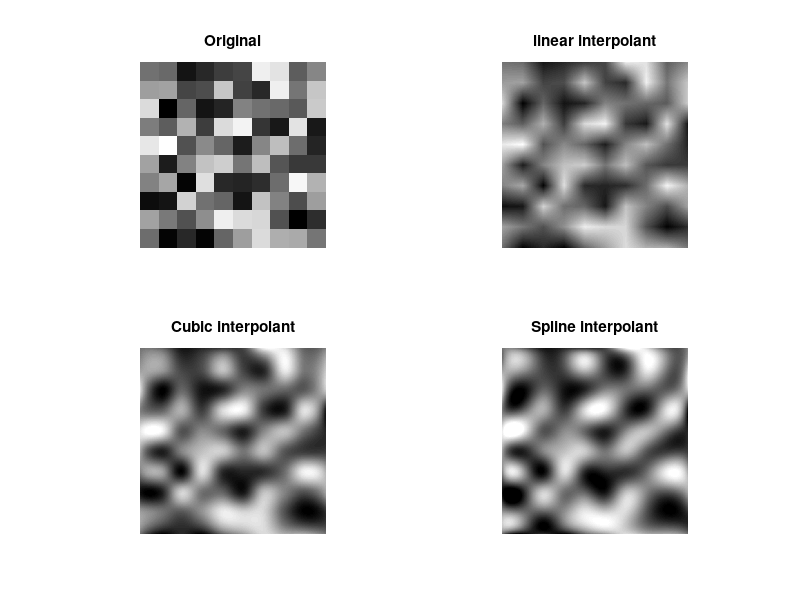

MATLAB code for this plot:
% Interpolation in a random image

%% Generate a random image
im = rand(10,10);  
figure; subplot(2,2,1);
imshow(im);
title('Original');

%% Interpolation

[m,n]=size(im);
[X,Y] = meshgrid(1:m);
[Xq,Yq] = meshgrid(linspace(1,m,64*m));

im_linear = interp2(X,Y,im,Xq,Yq,'linear');
im_cubic = interp2(X,Y,im,Xq,Yq,'cubic');
im_spline = interp2(X,Y,im,Xq,Yq,'spline');

%% Show images
subplot(2,2,2);
imshow(im_linear);
title('linear interpolant');

subplot(2,2,3);
imshow(im_cubic);
title('Cubic interpolant');

subplot(2,2,4);
imshow(im_spline);
title('Spline interpolant');
